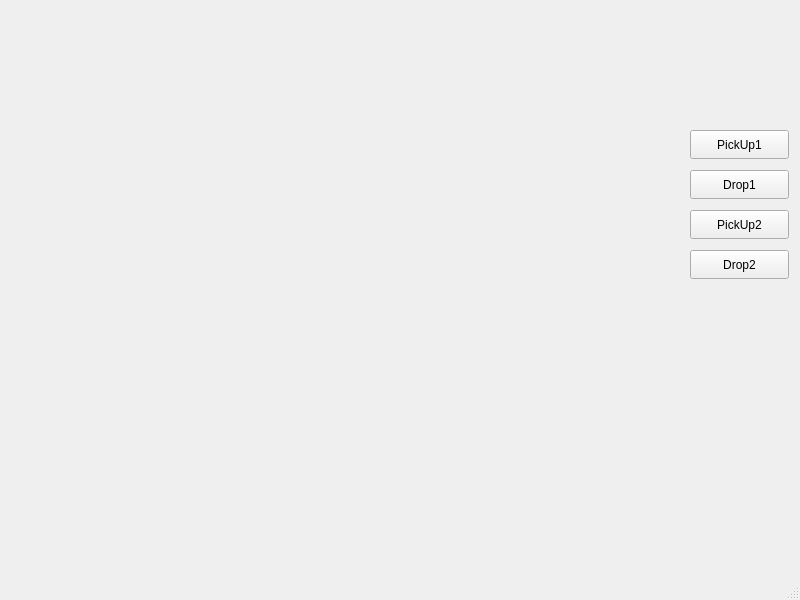
<?xml version="1.0" encoding="UTF-8"?>
<ui version="4.0">
 <class>MainWindow</class>
 <widget class="QMainWindow" name="MainWindow">
  <property name="geometry">
   <rect>
    <x>0</x>
    <y>0</y>
    <width>800</width>
    <height>600</height>
   </rect>
  </property>
  <property name="windowTitle">
   <string>MainWindow</string>
  </property>
  <widget class="QWidget" name="centralwidget">
   <widget class="QPushButton" name="PickUp1">
    <property name="geometry">
     <rect>
      <x>690</x>
      <y>130</y>
      <width>99</width>
      <height>29</height>
     </rect>
    </property>
    <property name="text">
     <string>PickUp1</string>
    </property>
   </widget>
   <widget class="QPushButton" name="Drop1">
    <property name="geometry">
     <rect>
      <x>690</x>
      <y>170</y>
      <width>99</width>
      <height>29</height>
     </rect>
    </property>
    <property name="text">
     <string>Drop1</string>
    </property>
   </widget>
   <widget class="QPushButton" name="PickUp2">
    <property name="geometry">
     <rect>
      <x>690</x>
      <y>210</y>
      <width>99</width>
      <height>29</height>
     </rect>
    </property>
    <property name="text">
     <string>PickUp2</string>
    </property>
   </widget>
   <widget class="QPushButton" name="Drop2">
    <property name="geometry">
     <rect>
      <x>690</x>
      <y>250</y>
      <width>99</width>
      <height>29</height>
     </rect>
    </property>
    <property name="text">
     <string>Drop2</string>
    </property>
   </widget>
  </widget>
  <widget class="QMenuBar" name="menubar">
   <property name="geometry">
    <rect>
     <x>0</x>
     <y>0</y>
     <width>800</width>
     <height>23</height>
    </rect>
   </property>
  </widget>
  <widget class="QStatusBar" name="statusbar"/>
 </widget>
 <resources/>
 <connections/>
</ui>
